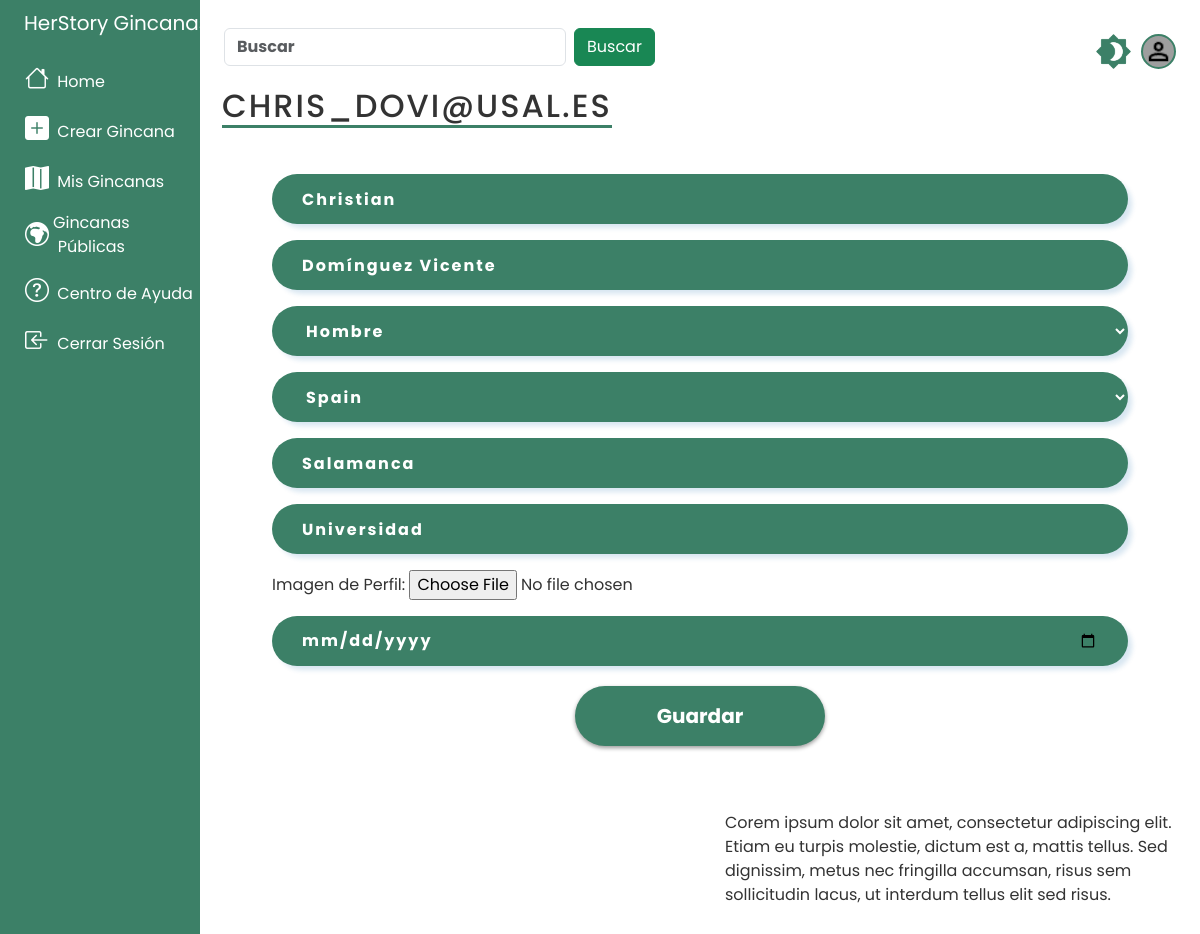
/profesor/chris_dovi@usal.es/editar/ (signed in), run on the app's committed database.
### tasks/models.py (models this page shows, shortened)
class Profesor(AbstractBaseUser):
    GENDER_CHOICES = (
        ('H', 'Hombre'),
        ('M', 'Mujer'),
        ('O', 'Otro')
    )
    COUNTRY_CHOICES = (
        ("AF", "Afghanistan"),
        ("AX", "Åland Islands"),
        ("AL", "Albania"),
        ("DZ", "Algeria"),
        ("AS", "American Samoa"),
        ("AD", "Andorra"),
        ("AO", "Angola"),
        ("AI", "Anguilla"),
        ("AQ", "Antarctica"),
        ("AG", "Antigua and Barbuda"),
        ("AR", "Argentina"),
        ("AM", "Armenia"),
        ("AW", "Aruba"),
        ("AU", "Australia"),
        ("AT", "Austria"),
        ("AZ", "Azerbaijan"),
        ("BS", "Bahamas"),
        ("BH", "Bahrain"),
        ("BD", "Bangladesh"),
        ("BB", "Barbados"),
        ("BY", "Belarus"),
        ("BE", "Belgium"),
        ("BZ", "Belize"),
        ("BJ", "Benin"),
        ("BM", "Bermuda"),
        ("BT", "Bhutan"),
        ("BO", "Bolivia (Plurinational State of)"),
        ("BQ", "Bonaire, Sint Eustatius and Saba"),
        ("BA", "Bosnia and Herzegovina"),
        ("BW", "Botswana"),
        ("BV", "Bouvet Island"),
        ("BR", "Brazil"),
        ("IO", "British Indian Ocean Territory"),
        ("BN", "Brunei Darussalam"),
        ("BG", "Bulgaria"),
        ("BF", "Burkina Faso"),
        ("BI", "Burundi"),
        ("CV", "Cabo Verde"),
        ("KH", "Cambodia"),
        ("CM", "Cameroon"),
        ("CA", "Canada"),
        ("KY", "Cayman Islands"),
        ("CF", "Central African Republic"),
        ("TD", "Chad"),
        ("CL", "Chile"),
        ("CN", "China"),
        ("CX", "Christmas Island"),
        ("CC", "Cocos (Keeling) Islands"),
        ("CO", "Colombia"),
        ("KM", "Comoros"),
        ("CG", "Congo"),
        ("CD", "Congo (the Democratic Republic of the)"),
        ("CK", "Cook Islands"),
        ("CR", "Costa Rica"),
        ("CI", "Côte d'Ivoire"),
        ("HR", "Croatia"),
        ("CU", "Cuba"),
        ("CW", "Curaçao"),
        ("CY", "Cyprus"),
        ("CZ", "Czechia"),
        ("DK", "Denmark"),
        ("DJ", "Djibouti"),
        ("DM", "Dominica"),
        ("DO", "Dominican Republic"),
        ("EC", "Ecuador"),
        ("EG", "Egypt"),
        ("SV", "El Salvador"),
        ("GQ", "Equatorial Guinea"),
        ("ER", "Eritrea"),
        ("EE", "Estonia"),
        ("SZ", "Eswatini"),
        ("ET", "Ethiopia"),
        ("FK", "Falkland Islands (Malvinas)"),
        ("FO", "Faroe Islands"),
        ("FJ", "Fiji"),
        ("FI", "Finland"),
        ("FR", "France"),
        ("GF", "French Guiana"),
        ("PF", "French Polynesia"),
        ("TF", "French Southern Territories"),
        ("GA", "Gabon"),
        ("GM", "Gambia"),
        ("GE", "Georgia"),
        ("DE", "Germany"),
        ("GH", "Ghana"),
        ("GI", "Gibraltar"),
        ("GR", "Greece"),
        ("GL", "Greenland"),
        ("GD", "Grenada"),
        ("GP", "Guadeloupe"),
        ("GU", "Guam"),
        ("GT", "Guatemala"),
        ("GG", "Guernsey"),
        ("GN", "Guinea"),
        ("GW", "Guinea-Bissau"),
        ("GY", "Guyana"),
        ("HT", "Haiti"),
        ("HM", "Heard Island and McDonald Islands"),
        ("VA", "Holy See"),
        ("HN", "Honduras"),
        ("HK", "Hong Kong"),
        ("HU", "Hungary"),
        ("IS", "Iceland"),
        ("IN", "India"),
        ("ID", "Indonesia"),
        ("IR", "Iran (Islamic Republic of)"),
        ("IQ", "Iraq"),
        ("IE", "Ireland"),
        ("IM", "Isle of Man"),
        ("IL", "Israel"),
        ("IT", "Italy"),
        ("JM", "Jamaica"),
        ("JP", "Japan"),
        ("JE", "Jersey"),
        ("JO", "Jordan"),
        ("KZ", "Kazakhstan"),
        ("KE", "Kenya"),
        ("KI", "Kiribati"),
        ("KP", "Korea (the Democratic People's Republic of)"),
        ("KR", "Korea (the Republic of)"),
        ("KW", "Kuwait"),
        ("KG", "Kyrgyzstan"),
        ("LA", "Lao People's Democratic Republic"),
        ("LV", "Latvia"),
        ("LB", "Lebanon"),
        ("LS", "Lesotho"),
        ("LR", "Liberia"),
        ("LY", "Libya"),
        ("LI", "Liechtenstein"),
        ("LT", "Lithuania"),
        ("LU", "Luxembourg"),
        ("MO", "Macao"),
        ("MG", "Madagascar"),
        ("MW", "Malawi"),
        ("MY", "Malaysia"),
        ("MV", "Maldives"),
        ("ML", "Mali"),
        ("MT", "Malta"),
        ("MH", "Marshall Islands"),
        ("MQ", "Martinique"),
        ("MR", "Mauritania"),
        ("MU", "Mauritius"),
        ("YT", "Mayotte"),
        ("MX", "Mexico"),
        ("FM", "Micronesia (Federated States of)"),
        ("MD", "Moldova (the Republic of)"),
        ("MC", "Monaco"),
        ("MN", "Mongolia"),
        ("ME", "Montenegro"),
        ("MS", "Montserrat"),
        ("MA", "Morocco"),
        ("MZ", "Mozambique"),
        ("MM", "Myanmar"),
        ("NA", "Namibia"),
        ("NR", "Nauru"),
        ("NP", "Nepal"),
        ("NL", "Netherlands"),
        ("NC", "New Caledonia"),
        ("NZ", "New Zealand"),
        ("NI", "Nicaragua"),
        ("NE", "Niger"),
        ("NG", "Nigeria"),
        ("NU", "Niue"),
        ("NF", "Norfolk Island"),
        ("MK", "North Macedonia"),
        ("MP", "Northern Mariana Islands"),
        ("NO", "Norway"),
        ("OM", "Oman"),
        ("PK", "Pakistan"),
        ("PW", "Palau"),
        ("PS", "Palestine, State of"),
        ("PA", "Panama"),
        ("PG", "Papua New Guinea"),
        ("PY", "Paraguay"),
        ("PE", "Peru"),
        ("PH", "Philippines"),
        ("PN", "Pitcairn"),
        ("PL", "Poland"),
        ("PT", "Portugal"),
        ("PR", "Puerto Rico"),
        ("QA", "Qatar"),
        ("RE", "Réunion"),
        ("RO", "Romania"),
        ("RU", "Russian Federation"),
        ("RW", "Rwanda"),
        ("BL", "Saint Barthélemy"),
        ("SH", "Saint Helena, Ascension and Tristan da Cunha"),
        ("KN", "Saint Kitts and Nevis"),
        ("LC", "Saint Lucia"),
        ("MF", "Saint Martin (French part)"),
        ("PM", "Saint Pierre and Miquelon"),
        ("VC", "Saint Vincent and the Grenadines"),
        ("WS", "Samoa"),
        ("SM", "San Marino"),
        ("ST", "Sao Tome and Principe"),
        ("SA", "Saudi Arabia"),
        ("SN", "Senegal"),
        ("RS", "Serbia"),
        ("SC", "Seychelles"),
        ("SL", "Sierra Leone"),
        ("SG", "Singapore"),
        ("SX", "Sint Maarten (Dutch part)"),
        ("SK", "Slovakia"),
        ("SI", "Slovenia"),
        ("SB", "Solomon Islands"),
        ("SO", "Somalia"),
        ("ZA", "South Africa"),
        ("GS", "South Georgia and the South Sandwich Islands"),
        ("SS", "South Sudan"),
        ("ES", "Spain"),
        ("LK", "Sri Lanka"),
        ("SD", "Sudan"),
        ("SR", "Suriname"),
        ("SJ", "Svalbard and Jan Mayen"),
        ("SE", "Sweden"),
        ("CH", "Switzerland"),
        ("SY", "Syrian Arab Republic"),
        ("TW", "Taiwan (Province of China)"),
        ("TJ", "Tajikistan"),
        ("TZ", "Tanzania, the United Republic of"),
        ("TH", "Thailand"),
        ("TL", "Timor-Leste"),
        ("TG", "Togo"),
        ("TK", "Tokelau"),
        ("TO", "Tonga"),
        ("TT", "Trinidad and Tobago"),
        ("TN", "Tunisia"),
        ("TR", "Türkiye"),
        ("TM", "Turkmenistan"),
        ("TC", "Turks and Caicos Islands"),
        ("TV", "Tuvalu"),
        ("UG", "Uganda"),
        ("UA", "Ukraine"),
        ("AE", "United Arab Emirates"),
        ("GB", "United Kingdom of Great Britain and Northern Ireland"),
        ("UM", "United States Minor Outlying Islands"),
        ("US", "United States of America"),
        ("UY", "Uruguay"),
        ("UZ", "Uzbekistan"),
        ("VU", "Vanuatu"),
        ("VE", "Venezuela (Bolivarian Republic of)"),
        ("VN", "Viet Nam"),
        ("VG", "Virgin Islands (British)"),
        ("VI", "Virgin Islands (U.S.)"),
        ("WF", "Wallis and Futuna"),
        ("EH", "Western Sahara"),
        ("YE", "Yemen"),
        ("ZM", "Zambia"),
        ("ZW", "Zimbabwe"),
    )
    email = models.EmailField("Correo Electrónico", unique = True, max_length=254, primary_key=True)
    nombre = models.CharField("Nombre" ,max_length=200, null=True, blank=False)
    apellidos = models.CharField("Apellidos", max_length=200, null=True, blank=False)
    imagen = models.ImageField("Imagen de Perfil", default="usuario.png", upload_to='', null=True, blank=True)
    usuario_activo = models.BooleanField(default = True)
    usuario_administrador = models.BooleanField(default=False)
    usuario_verificado = models.BooleanField(default=False)
    fecha_nacimiento = models.DateField('Fecha de nacimiento', null=True, blank=False)
    genero = models.CharField("Género", max_length=1 , choices=GENDER_CHOICES, default='H', null=True)
    pais = models.CharField("País", max_length=2 , choices=COUNTRY_CHOICES, null=True)
    ciudad = models.CharField("Ciudad", max_length=200, null=True, blank=True)
    organizacion = models.CharField("Organizacion", max_length=200, null=True, blank=False)
    objects = Usuario()
    USERNAME_FIELD = 'email'
    REQUIRED_FIELDS = ['nombre', 'apellidos', 'fecha_nacimiento', 'genero', 'pais', 'ciudad', 'organizacion']

### tasks/views.py (the view, shortened to what this page needs)
# urls.py: path('profesor/<str:email_id>/editar/', views.editar_profesor, name='editar_profesor'),
@login_required
def editar_profesor(request, email_id):
    profesores = Profesor.objects.filter(email=request.user.email)
    dark_mode_enabled = request.session.get('darkModeEnabled', False)
    if request.method == 'GET':
        profesor = get_object_or_404(Profesor, pk = email_id, email = request.user.email)
        form = EditarProfesorForm(instance=profesor)
        return render(request, 'editar_profesor.html', {'profesor': profesor, 'form': form, 'profesores': profesores, 'darkModeEnabled': dark_mode_enabled})

### tasks/templates/editar_profesor.html (shortened to what this page needs)
{% extends 'base.html' %}
{% block content %}
{% load static %}
<div class="container-in">
    <h1 class="titulo">{{profesor.email}}</h1>
    <form method="POST" enctype="multipart/form-data">
        <div class="form">
            {{form.as_p}}
        </div>
        <button class="btn-signin">
            Guardar
        </button>
    </form>
</div>
<footer class="footer">
    <div class="footer-group">
        <div class="footer-box">
        </div>
        <div class="footer-box">
            <p>
                Corem ipsum dolor sit amet, consectetur adipiscing elit.
                Etiam eu turpis molestie, dictum est a, mattis tellus.
                Sed dignissim, metus nec fringilla accumsan, risus sem sollicitudin lacus, ut interdum tellus elit sed risus.
            </p>
        </div>
    </div>
</div>
{% endblock %}

### tasks/templates/base.html (shortened to what this page needs)
<!DOCTYPE html>
{% load static %}
<html lang="es">
<head>
    <link rel="stylesheet" href="{% static 'scss/custom.css' %}">
    <link id="modo" rel="stylesheet" href="{% static 'scss/modo_claro.css' %}">
    <link href="https://cdn.jsdelivr.net/npm/bootstrap@5.3.3/dist/css/bootstrap.min.css" rel="stylesheet">
    <link rel="stylesheet" href="https://cdn.jsdelivr.net/npm/bootstrap-icons@1.11.3/font/bootstrap-icons.min.css">
    <link rel="stylesheet" href="https://unpkg.com/leaflet@1.9.4/dist/leaflet.css" />
</head>
<body>
    <div class="container-fluid">
        <div class="row flex-nowrap">
            {% if user.is_authenticated %}
            <div class="col-auto col-md-3 col-xl-2 px-sm-2 px-0  bg-boton">
                <div class="d-flex flex-column align-items-center align-items-sm-start px-3 pt-2 text-white min-vh-100">
                    <ul class="nav nav-pills flex-column mb-sm-auto mb-0 align-items-center align-items-sm-start position-fixed" id="menu">
                        <a href="{% url 'home' %}" class="d-flex align-items-center pb-3 mb-md-0 me-md-auto text-white text-decoration-none">
                            <span class="fs-5 d-none d-md-inline">HerStory Gincanas</span>
                        </a>
                        <li class="nav-item">
                            <a href="{% url 'home' %}" class="btn btn-boton align-middle px-0 text-white">
                                <i class="fs-4 bi-house"></i> <span class="ms-1 d-none d-md-inline">Home</span>
                            </a>
                        </li>
                        <li class="nav-item">
                            <a href="{% url 'crear_gincana' %}" class="btn btn-boton align-middle px-0 text-white">
                                <i class="fs-4 bi-plus-square-fill"></i> <span class="ms-1 d-none d-md-inline">Crear Gincana</span> </a>
                        </li>
                        <li class="nav-item">
                            <a href="{% url 'mis_gincanas' %}" class="btn btn-boton align-middle px-0 text-white">
                                <i class="fs-4 bi-map-fill"></i> <span class="ms-1 d-none d-md-inline">Mis Gincanas</span></a>
                        </li>
                        <li class="nav-item">
                            <a href="{% url 'gincanas_publicas' %}" class="btn btn-boton align-middle px-0 text-white">
                                <div class="d-flex align-items-center">
                                    <i class="fs-4 bi-globe-europe-africa"></i>
                                    <div class="d-flex flex-column ">
                                        <span class="ms-1 d-none d-md-inline">Gincanas</span>
                                        <span class="ms-1 d-none d-md-inline">Públicas</span>
                                    </div>
                                </div>
                            </a>
                        </li>
                        <li class="nav-item">
                            <a href="{% url 'centro_de_ayuda' %}" class="btn btn-boton align-middle px-0 text-white">
                                <i class="fs-4 bi-question-circle"></i> <span class="ms-1 d-none d-md-inline">Centro de Ayuda</span></a>
                        </li>
                        <li class="nav-item">
                            <a href="{% url 'logout' %}" class="btn btn-boton align-middle px-0 text-white">
                                <i class="fs-4 bi-box-arrow-in-left"></i> <span class="ms-1 d-none d-md-inline">Cerrar Sesión</span></a>
                        </li>
                    </ul>
                </div>
            </div>
            {% endif %}
            <div class="col py-3">
                {% if user.is_authenticated %}
                <nav class="navbar sticky-top navegador">
                    <div class="container-fluid">
                        <form class="d-flex" role="search" action="{% url 'buscar_gincanas' %}" method="GET">
                            <input class="form-control me-2" type="search" placeholder="Buscar" aria-label="Buscar" name="q">
                            <button class="btn btn-success" type="submit">Buscar</button>
                        </form>
                        <div class="barra">
                            {% for profesor in profesores %}
                                <button id="dark-mode-toggle" style="border: none; background-color: transparent;">
                                    <img id="dark-mode-image" width="35" height="35" class="rounded-circle" src="{% static 'media/Modo_oscuro.png' %}" >
                                </button>
                                <a href="{% url 'profesor' profesor.email %}" class="d-flex align-items-center text-white text-decoration-none">
                                    <img width="35" height="35" class="rounded-circle" style="background-color: #9E9E9E;border: 2px solid #3C8067; padding: 1px;" src="{{profesor.imagen.url}}" >
                                </a>
                            {% endfor %}
                        </div>
                    </div>
                </nav>
                {% endif %}
                {% block content %}
                {% endblock %}
            </div>
        </div>
</body>
</html>

### data on the page
Profesor: imagen (picture), email "CHRIS_DOVI@USAL.ES", nombre "Christian", apellidos "Domínguez Vicente", genero "Hombre", pais "Spain", ciudad "Salamanca", organizacion "Universidad"
